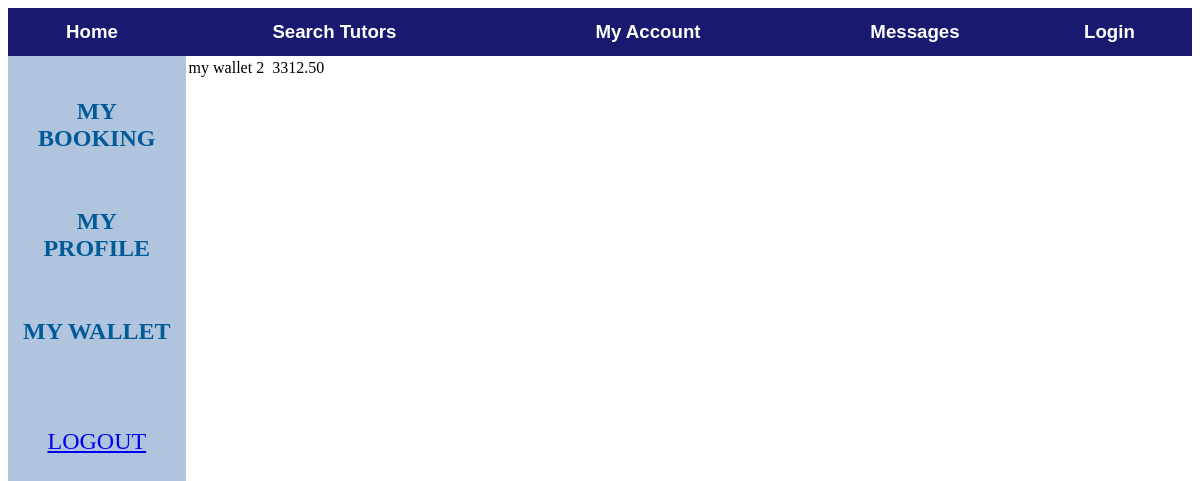
Page /Tutorial/2/myAccount/mywallet/ on the earlier database version.
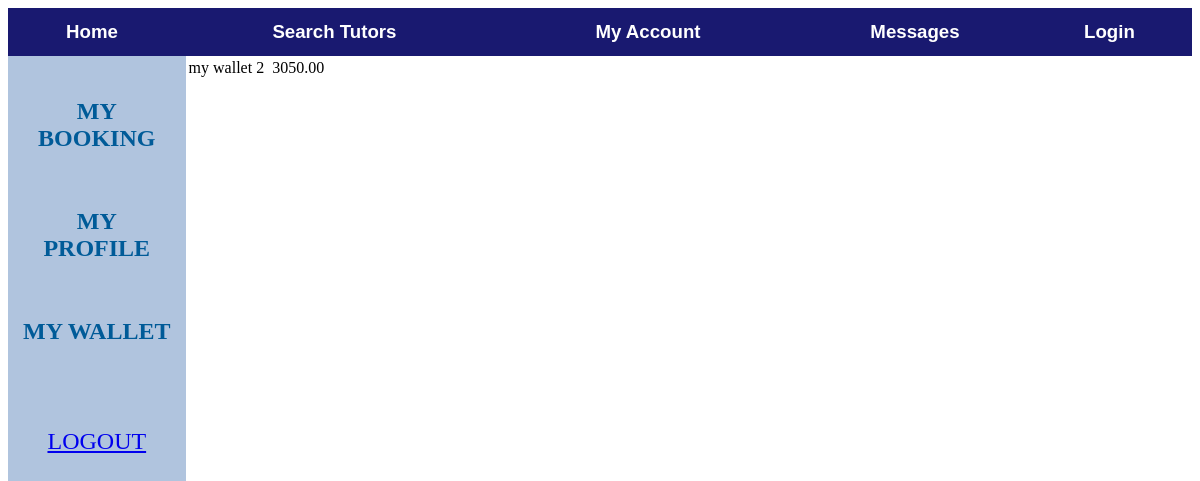
Same page on the later database version.
### Tutorial/models.py (models this page shows, shortened)
class MyUser(models.Model):
    user = models.ForeignKey(User, on_delete = models.CASCADE )
    wallet = models.ForeignKey(Wallet, on_delete = models.CASCADE)

class Wallet(models.Model):
    balance = models.DecimalField(max_digits=10, decimal_places=2)

### Tutorial/views.py (the view)
# urls.py: url(r'^(?P<myuser_id>[0-9]+)/myAccount/mywallet/$', views.mywallet, name='mywallet'),
def mywallet(request, myuser_id):
    myuser = get_object_or_404(MyUser, pk=myuser_id)
    return render(request, 'myaccount/mywallet.html', {'user':myuser })

### Tutorial/templates/myaccount/mywallet.html (shortened to what this page needs)
{% extends "myaccount/myaccount.html" %}
{% block right %}
    <table>
    <tr>
        <td>my wallet</td>
        <td>{{user.id}}</td>
        <td>{{user.name}} </td>
        <td>{{user.wallet.balance}} </td>
    </tr>
    </table>
{% endblock %}

Differences in the rows shown:
changed through a linked row, MyUser id 2: wallet.balance "3312.50" → "3050.00"
